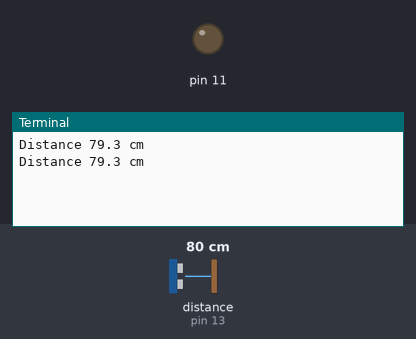
The program below on a simulated Raspberry Pi (header pin numbers). Parts: output pins drawn as LEDs (lit = HIGH), the last lines printed to the terminal. The test bench sets the inputs (shaded band); at power-on: distance to the obstacle (sensor on pin 13) 80 cm. The echo pulse lasts 58.3 µs per cm; the clock reads 2024-03-15 10:24:30 at power-on unless the program sets it; pins used as bus, display or sensor lines are not drawn.

Above: at 4.2 s.
4.3 s: distance to the obstacle (sensor on pin 13) set to 2 cm
At 5.6 s:
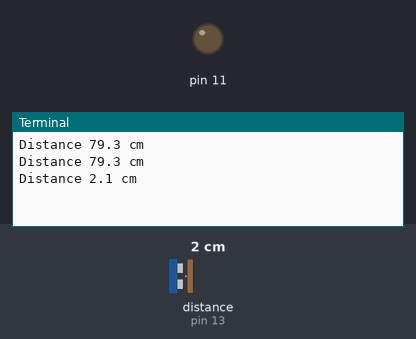
5.8 s: distance to the obstacle (sensor on pin 13) set to 4 cm
At 6.4 s:
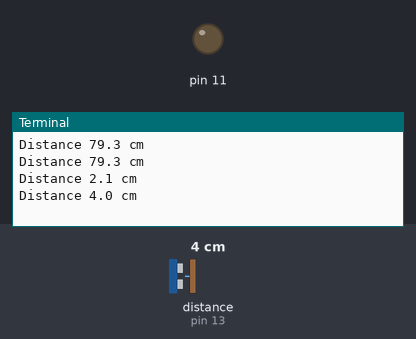
Timing chart, 0 to 8.8 s (numbered marks = the images above; inputs shaded):
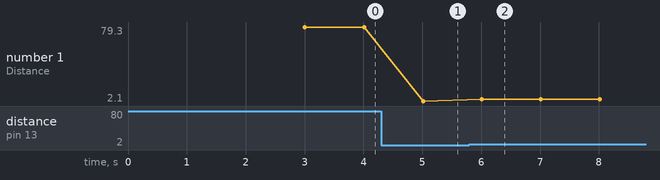

Measured:
- after the input at 4.3 s, the terminal: prints a new line after 0.71 s (image 1)
- after the input at 5.8 s, the terminal: prints a new line after 0.21 s (image 2)
- plotted number 1: 79.3 → 2.1 after the input at 4.3 s, 2.1 → 4 after the input at 5.8 s

The program:

ultrasonic.py
```python
#!/usr/bin/env python3
# Raspberry Pi 2 HC-SR04 ultrasonic distance sensor demo
# with TXB108 level shifter
#
# HC-SR04 to TXB108 to RPi
# GND        GND       GND (6)
# ECHO       B2<->A2   GPIO27 (13)
# TRIG       B1<->A1   GPIO17 (11)
# VCC        VB        5V (2)
#            VA        3.3V (1)
#
# Note: datasheets recommend connecting GND before VCC.
#
import time
import RPi.GPIO as GPIO

class Ultrasonic(object):

  def __init__(self, trig_pin, echo_pin):
    self.trig_pin = trig_pin
    self.echo_pin = echo_pin
    GPIO.setmode(GPIO.BOARD)
    GPIO.setup(self.trig_pin, GPIO.OUT)
    GPIO.setup(self.echo_pin, GPIO.IN)
    GPIO.output(self.trig_pin, GPIO.LOW)
    time.sleep(3)

  def __exit__(self, type, value, traceback):
    GPIO.cleanup(self.trig_pin)
    GPIO.cleanup(self.echo_pin)

  def range_cm(self):
    GPIO.output(self.trig_pin, GPIO.HIGH)
    time.sleep(10/1000/1000)
    cutoff = time.time() + 0.60
    GPIO.output(self.trig_pin, GPIO.LOW)

    pulse_start = 0
    pulse_stop = 0
    while GPIO.input(self.echo_pin) == GPIO.LOW:
      pulse_start = time.time()
      if (pulse_start > cutoff):
        return None
    while GPIO.input(self.echo_pin) == GPIO.HIGH:
      pulse_stop = time.time()
      if (pulse_stop > cutoff):
        return None

    # Distance = Time-of-Flight (in one direction) / Inverse of Sound Speed
    distance = (pulse_stop - pulse_start) / 2 * 34000
    distance = round(distance,1)
    if distance >= 400 or distance <= 2:
      return None
    return distance

if __name__ == "__main__":
  import signal
  import sys
  def signal_handler(signal, frame):
    GPIO.cleanup()
    sys.exit(0)
  signal.signal(signal.SIGINT, signal_handler)

  ultrasonic = Ultrasonic(11,13)

  while True:
    distance = ultrasonic.range_cm()
    if distance:
      print("Distance %s cm" % distance)
    time.sleep(1)
```
